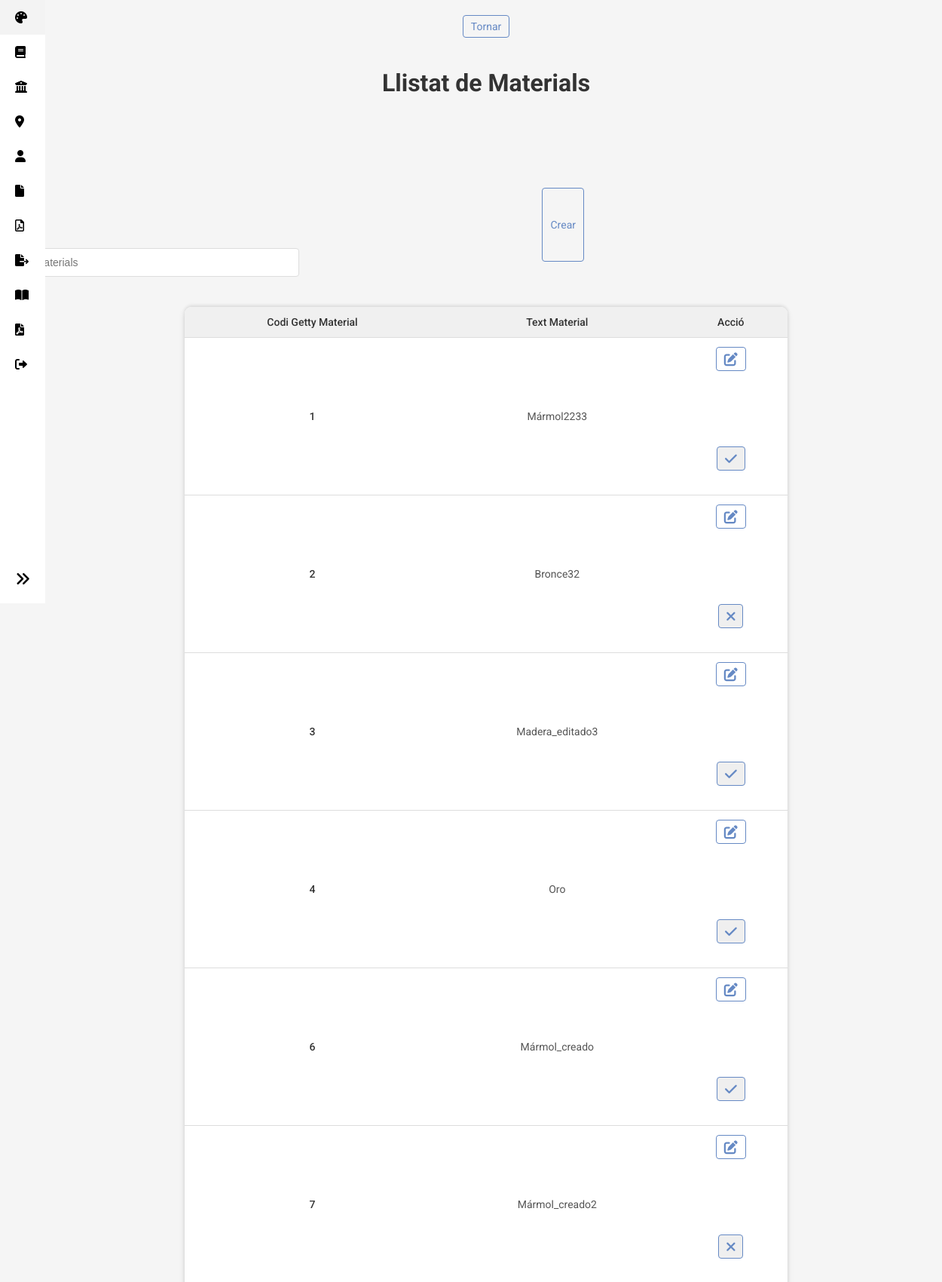
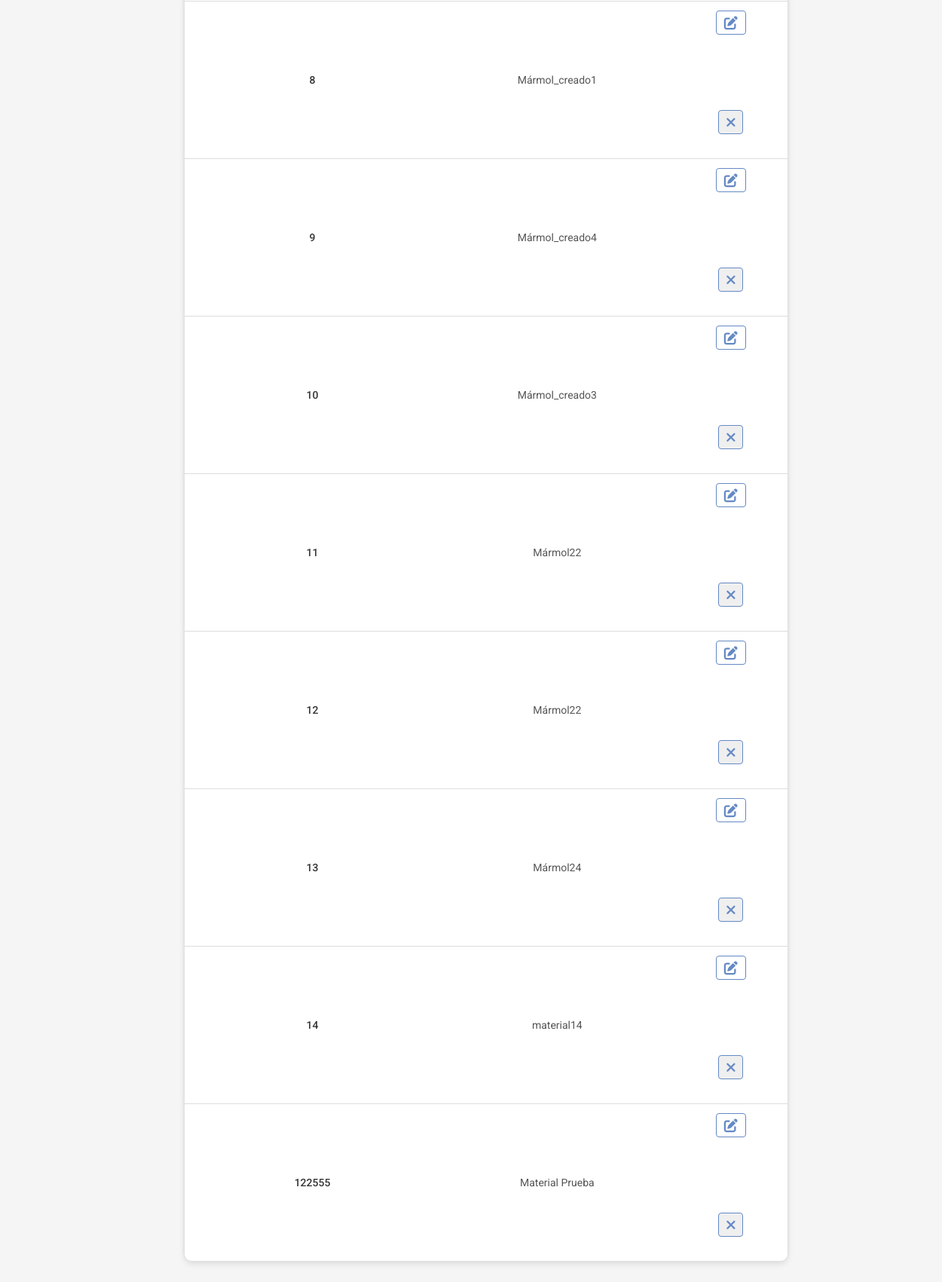
The page /index.php?controller=materiales&action=mostrarMateriales on the database its author committed (2 pictures, top to bottom).
### tables this page shows
CREATE TABLE `materiales` (
  `codigo_getty_material` int(11) NOT NULL,
  `texto_material` varchar(255) NOT NULL,
  `activo` tinyint(1) DEFAULT 1
);

### controllers/MaterialesController.php (called while the page is built, shortened)
<?php
class MaterialesController {
    private $conn;
    public function __construct() {
        $this->conn = (new Database())->conectar();
    }
    public function mostrarMateriales() {
        $materialModel = new MaterialModel($this->conn);
        $materiales = $materialModel->getMateriales();
        require_once "views/vocabulario/materiales/material.php";
    }
}
?>

### autoload.php (called while the page is built, shortened)
<?php
function autocargar($nombreClase) {
    $baseDirectories = ['controllers', 'models', 'core'];
    $normalizedClassName = str_replace("\\", DIRECTORY_SEPARATOR, $nombreClase);
    foreach ($baseDirectories as $directory) {
        $file = "$directory/$normalizedClassName.php";
        if (file_exists($file)) {
            return;
        }
    }
    throw new Exception("Autoload fallat: La classe $nombreClase no s'ha trobat.");
}
?>

### models/database.php (called while the page is built)
<?php
class Database {
    private $db;
    public function conectar() {
        if ($this->db === null) {
            $config = $this->configBBDD();
            try {
                $this->db = new PDO(
                    "mysql:host={$config['host']};dbname={$config['dbname']}",
                    $config['username'],
                    $config['password']
                );
                $this->db->setAttribute(PDO::ATTR_ERRMODE, PDO::ERRMODE_EXCEPTION);
            } catch (PDOException $e) {
                error_log("Connexió a la base dades fallida " . $e->getMessage());
                throw new Exception("Error en la connexió de la base de dades");
            }
        }
        return $this->db;
    }
    private function configBBDD() {
        return [
            'host' => 'localhost',
            'dbname' => 'apellesfenosa',
            'username' => 'root',
            'password' => '',
        ];
    }
}
?>

### models/MaterialModel.php (called while the page is built, shortened)
<?php
class MaterialModel {
    private $conn;
    public function __construct($db) {
        $this->conn = $db;
    }
    public function getMateriales() {
        $query = "SELECT DISTINCT codigo_getty_material, texto_material, activo FROM materiales";
        $stmt = $this->conn->prepare($query);
        $stmt->execute();
        return $stmt->fetchAll(PDO::FETCH_ASSOC);
    }
}
?>

### views/vocabulario/materiales/material.php (the view, shortened to what this page needs)
<!DOCTYPE html>
<html lang="es">
<head>
    <link rel="stylesheet" href="https://cdnjs.cloudflare.com/ajax/libs/font-awesome/6.0.0-beta3/css/all.min.css">
    <link rel="stylesheet" href="styles/vocabulario/material.css">
</head>
<body>
<a href="index.php?controller=vocabulario&action=mostrarVocabulario" class="edit-button">Tornar</a>
<h1>Llistat de Materials</h1>
<div class="actions">
    <form class="search-bar">
        <input type="text" id="q" placeholder="Cerca de materials" onkeyup="search()">
    </form>
    <a href="index.php?controller=materiales&action=crearMaterial" class="edit-button">Crear</a>
</div>
<div class="table-container">
    <table>
        <thead>
            <tr>
                <th>Codi Getty Material</th>
                <th>Text Material</th>
                <th>Acció</th>
            </tr>
        </thead>
        <tbody id="the_table_body">
            <?php foreach ($materiales as $Material): ?>
                <tr>
                    <td><?php echo htmlspecialchars($Material['codigo_getty_material'], ENT_QUOTES, 'UTF-8'); ?></td>
                    <td><?php echo htmlspecialchars($Material['texto_material'], ENT_QUOTES, 'UTF-8'); ?></td>
                    <td class="action-icons">
                        <a href="index.php?controller=Materiales&action=editarMaterial&id=<?php echo htmlspecialchars($Material['codigo_getty_material'], ENT_QUOTES, 'UTF-8'); ?>" class="edit-button" title="Editar">
                            <i class="fas fa-edit"></i>
                        </a>
                        <form action="index.php?controller=materiales&action=<?php echo $Material['activo'] ? 'deshabilitar' : 'habilitar'; ?>&id=<?php echo htmlspecialchars($Material['codigo_getty_material'], ENT_QUOTES, 'UTF-8'); ?>" method="post" class="inline-form" onsubmit="return confirm('Estàs segur de què vols <?php echo $Material['activo'] ? 'deshabilitar' : 'habilitar'; ?> aquesta datació?');">
                            <button type="submit" class="edit-button" title="<?php echo $Material['activo'] ? 'Deshabilitar' : 'Habilitar'; ?>">
                                <i class="fas fa-<?php echo $Material['activo'] ? 'times' : 'check'; ?>"></i>
                            </button>
                        </form>
                    </td>
                </tr>
            <?php endforeach; ?>
        </tbody>
    </table>
</div>
</body>
</html>

### styles/header/sidebar_header.css (style rules this page uses)
html, body { margin: 0; padding: 0; overflow-x: hidden; width: 100%; background-color: #F3F3F3; }
.actions { margin-right: 540px; margin-top: 100px; margin-bottom: 20px; display: flex; justify-content: flex-end; margin-bottom: -90px; }
table { width: 100%; table-layout: auto; border-collapse: collapse; }
.filters, .search-bar, form { margin-top: 80px; }

### styles/vocabulario/material.css (style rules this page uses)
body { font-family: "Roboto", sans-serif; background-color: #f5f5f5; display: flex; flex-direction: column; align-items: center; margin: 0; padding: 20px; }
h1 { color: #333; margin-bottom: 20px; }
.edit-button { text-decoration: none; color: #6589C4; font-size: 14px; display: inline-flex; align-items: center; gap: 6px; padding: 6px 10px; border: 1px solid #6589C4; border-radius: 4px; margin-bottom: 20px; transition: all 0.2s ease-in-out; }
.edit-button i { font-size: 18px; }
.actions { display: flex; justify-content: space-between; width: 100%; max-width: 800px; margin-bottom: 20px; }
.search-bar { flex-grow: 1; }
.search-bar input { padding: 10px; font-size: 14px; border: 1px solid #ddd; border-radius: 4px; width: 100%; max-width: 400px; }
.table-container { width: 90%; max-width: 800px; margin: 20px auto; }
table { width: 100%; border-collapse: collapse; background: #fff; border-radius: 9px; overflow: hidden; box-shadow: 0 4px 8px rgba(0, 0, 0, 0.1), 0 -2px 4px rgba(0, 0, 0, 0.1); border: none; }
table thead th { background: #f0f0f0; text-align: center; padding: 12px; font-weight: 500; font-size: 14px; color: #333; border-bottom: 1px solid #ddd; }
table tbody tr { border-bottom: 1px solid #ddd; }
table tbody tr:last-child { border-bottom: none; }
table tbody tr td { text-align: center; padding: 12px; font-size: 14px; color: #555; }
table tbody tr td:first-child { font-weight: 500; color: #333; }

### rows shown on the page
materiales: codigo_getty_material "1", texto_material "Mármol2233", activo 0 (drawn)
materiales: codigo_getty_material "2", texto_material "Bronce32", activo 1 (drawn)
materiales: codigo_getty_material "3", texto_material "Madera_editado3", activo 0 (drawn)
materiales: codigo_getty_material "4", texto_material "Oro", activo 0 (drawn)
materiales: codigo_getty_material "6", texto_material "Mármol_creado", activo 0 (drawn)
materiales: codigo_getty_material "7", texto_material "Mármol_creado2", activo 1 (drawn)
materiales: codigo_getty_material "8", texto_material "Mármol_creado1", activo 1 (drawn)
materiales: codigo_getty_material "9", texto_material "Mármol_creado4", activo 1 (drawn)
materiales: codigo_getty_material "10", texto_material "Mármol_creado3", activo 1 (drawn)
materiales: codigo_getty_material "11", texto_material "Mármol22", activo 1 (drawn)
materiales: codigo_getty_material "12", texto_material "Mármol22", activo 1 (drawn)
materiales: codigo_getty_material "13", texto_material "Mármol24", activo 1 (drawn)
materiales: codigo_getty_material "14", texto_material "material14", activo 1 (drawn)
materiales: codigo_getty_material "122555", texto_material "Material Prueba", activo 1 (drawn)
